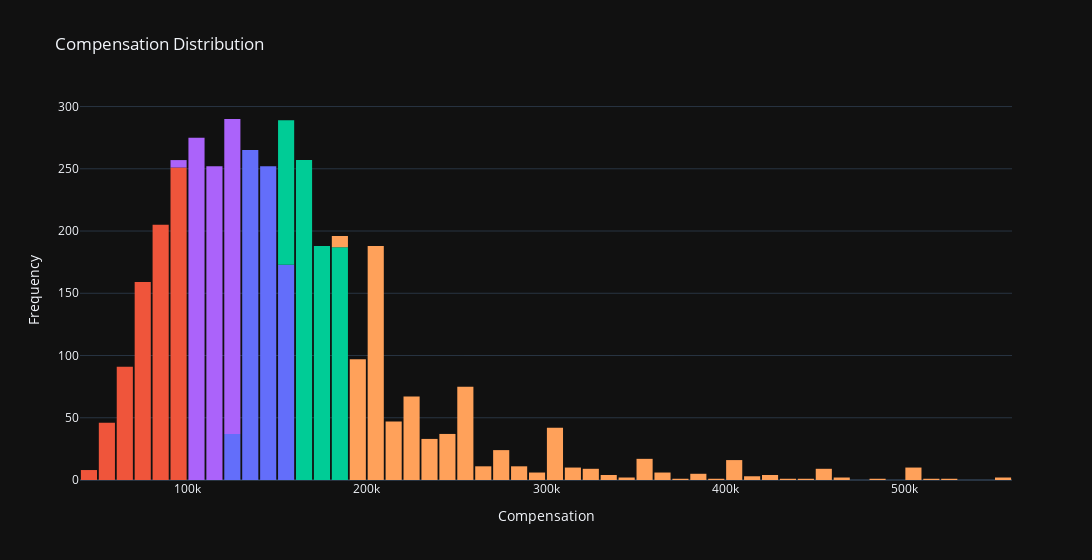

Notebook cell for this chart:
### Markdown cell above
We will visualize the compensation distribution using color coding to represent the different ranks.

### Code cell
# Create a histogram with Plotly
fig = px.histogram(
    df,
    x='ConvertedCompYearly',
    color= 'CompensationRank',
    title='Compensation Distribution',
    labels={'ConvertedCompYearly': 'Total Compensation'},
    nbins=100,  
    width=1200
)

# Update the layout for better appearance
fig.update_layout(
    xaxis_title='Compensation',
    yaxis_title='Frequency',
    bargap=0.1,  # Gap between bars
    showlegend=False
)


fig.show()

### Figure 1 — Plotly figure (JSON) as saved in the notebook; plotly's stock layout.template omitted (floating-point values rounded to 4 significant figures; data arrays with more than 128 entries replaced by an {"elided": "..."} marker saying what was removed)
{"data": [{"alignmentgroup": "True", "bingroup": "x", "hovertemplate": "CompensationRank=3<br>Total Compensation=%{x}<br>count=%{y}<extra></extra>", "legendgroup": "3", "marker": {"color": "#636efa", "pattern": {"shape": ""}}, "name": "3", "nbinsx": 100, "offsetgroup": "3", "orientation": "v", "showlegend": true, "type": "histogram", "x": {"elided": "727 int values"}, "xaxis": "x", "yaxis": "y"}, {"alignmentgroup": "True", "bingroup": "x", "hovertemplate": "CompensationRank=1<br>Total Compensation=%{x}<br>count=%{y}<extra></extra>", "legendgroup": "1", "marker": {"color": "#EF553B", "pattern": {"shape": ""}}, "name": "1", "nbinsx": 100, "offsetgroup": "1", "orientation": "v", "showlegend": true, "type": "histogram", "x": {"elided": "760 int values"}, "xaxis": "x", "yaxis": "y"}, {"alignmentgroup": "True", "bingroup": "x", "hovertemplate": "CompensationRank=4<br>Total Compensation=%{x}<br>count=%{y}<extra></extra>", "legendgroup": "4", "marker": {"color": "#00cc96", "pattern": {"shape": ""}}, "name": "4", "nbinsx": 100, "offsetgroup": "4", "orientation": "v", "showlegend": true, "type": "histogram", "x": {"elided": "748 int values"}, "xaxis": "x", "yaxis": "y"}, {"alignmentgroup": "True", "bingroup": "x", "hovertemplate": "CompensationRank=2<br>Total Compensation=%{x}<br>count=%{y}<extra></extra>", "legendgroup": "2", "marker": {"color": "#ab63fa", "pattern": {"shape": ""}}, "name": "2", "nbinsx": 100, "offsetgroup": "2", "orientation": "v", "showlegend": true, "type": "histogram", "x": {"elided": "786 int values"}, "xaxis": "x", "yaxis": "y"}, {"alignmentgroup": "True", "bingroup": "x", "hovertemplate": "CompensationRank=5<br>Total Compensation=%{x}<br>count=%{y}<extra></extra>", "legendgroup": "5", "marker": {"color": "#FFA15A", "pattern": {"shape": ""}}, "name": "5", "nbinsx": 100, "offsetgroup": "5", "orientation": "v", "showlegend": true, "type": "histogram", "x": {"elided": "753 int values"}, "xaxis": "x", "yaxis": "y"}], "layout": {"bargap": 0.1, "barmode": "relative", "legend": {"title": {"text": "CompensationRank"}, "tracegroupgap": 0}, "showlegend": false, "title": {"text": "Compensation Distribution"}, "width": 1200, "xaxis": {"anchor": "y", "domain": [0, 1], "title": {"text": "Compensation"}}, "yaxis": {"anchor": "x", "domain": [0, 1], "title": {"text": "Frequency"}}}}
